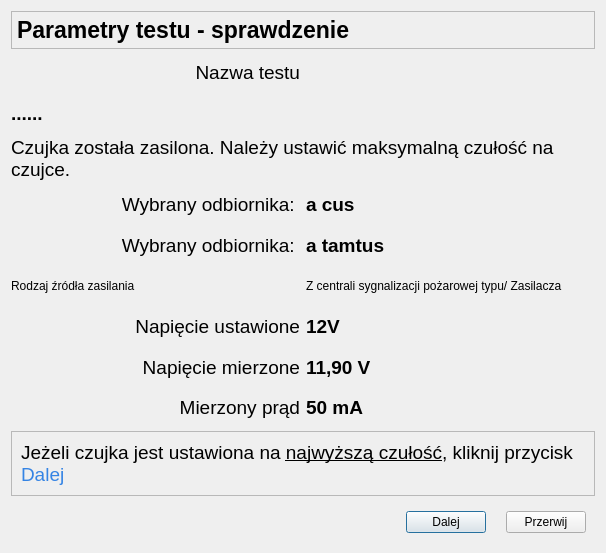
<?xml version="1.0" encoding="UTF-8"?>
<ui version="4.0">
 <class>Test5ZasilanieCzujki</class>
 <widget class="QDialog" name="Test5ZasilanieCzujki">
  <property name="geometry">
   <rect>
    <x>0</x>
    <y>0</y>
    <width>606</width>
    <height>553</height>
   </rect>
  </property>
  <property name="windowTitle">
   <string>Parametry Testu - potwierdzenie wykonanych czynności</string>
  </property>
  <layout class="QGridLayout" name="gridLayout">
   <item row="3" column="0" colspan="2">
    <widget class="QLabel" name="label_4">
     <property name="font">
      <font>
       <pointsize>14</pointsize>
      </font>
     </property>
     <property name="text">
      <string>Czujka została zasilona. Należy ustawić maksymalną czułość na czujce. </string>
     </property>
     <property name="wordWrap">
      <bool>true</bool>
     </property>
    </widget>
   </item>
   <item row="5" column="1">
    <widget class="QLabel" name="label_15">
     <property name="font">
      <font>
       <pointsize>14</pointsize>
       <bold>true</bold>
      </font>
     </property>
     <property name="text">
      <string>a tamtus</string>
     </property>
    </widget>
   </item>
   <item row="9" column="0">
    <widget class="QLabel" name="label_10">
     <property name="font">
      <font>
       <pointsize>14</pointsize>
      </font>
     </property>
     <property name="text">
      <string>Mierzony prąd</string>
     </property>
     <property name="alignment">
      <set>Qt::AlignRight|Qt::AlignTrailing|Qt::AlignVCenter</set>
     </property>
    </widget>
   </item>
   <item row="10" column="0" colspan="2">
    <widget class="QFrame" name="frame_2">
     <property name="frameShape">
      <enum>QFrame::StyledPanel</enum>
     </property>
     <property name="frameShadow">
      <enum>QFrame::Raised</enum>
     </property>
     <layout class="QHBoxLayout" name="horizontalLayout_2">
      <item>
       <widget class="QLabel" name="label_9">
        <property name="font">
         <font>
          <pointsize>14</pointsize>
         </font>
        </property>
        <property name="text">
         <string>&lt;html&gt;&lt;head/&gt;&lt;body&gt;&lt;p&gt;Jeżeli czujka jest ustawiona na &lt;span style=&quot; text-decoration: underline;&quot;&gt;najwyższą czułość&lt;/span&gt;, kliknij przycisk&lt;span style=&quot; color:#3584e4;&quot;&gt; Dalej&lt;/span&gt;&lt;/p&gt;&lt;/body&gt;&lt;/html&gt;</string>
        </property>
        <property name="wordWrap">
         <bool>true</bool>
        </property>
       </widget>
      </item>
     </layout>
    </widget>
   </item>
   <item row="4" column="1">
    <widget class="QLabel" name="label_14">
     <property name="font">
      <font>
       <pointsize>14</pointsize>
       <bold>true</bold>
      </font>
     </property>
     <property name="text">
      <string>a cus</string>
     </property>
    </widget>
   </item>
   <item row="5" column="0">
    <widget class="QLabel" name="eDrugi">
     <property name="font">
      <font>
       <pointsize>14</pointsize>
      </font>
     </property>
     <property name="text">
      <string>Wybrany odbiornika: </string>
     </property>
     <property name="alignment">
      <set>Qt::AlignRight|Qt::AlignTrailing|Qt::AlignVCenter</set>
     </property>
    </widget>
   </item>
   <item row="8" column="0">
    <widget class="QLabel" name="label_7">
     <property name="font">
      <font>
       <pointsize>14</pointsize>
      </font>
     </property>
     <property name="text">
      <string>Napięcie mierzone</string>
     </property>
     <property name="alignment">
      <set>Qt::AlignRight|Qt::AlignTrailing|Qt::AlignVCenter</set>
     </property>
    </widget>
   </item>
   <item row="8" column="1">
    <widget class="QLabel" name="label_8">
     <property name="font">
      <font>
       <pointsize>14</pointsize>
       <bold>true</bold>
      </font>
     </property>
     <property name="text">
      <string>11,90 V</string>
     </property>
    </widget>
   </item>
   <item row="4" column="0">
    <widget class="QLabel" name="ePierwszy">
     <property name="font">
      <font>
       <pointsize>14</pointsize>
      </font>
     </property>
     <property name="text">
      <string>Wybrany odbiornika: </string>
     </property>
     <property name="alignment">
      <set>Qt::AlignRight|Qt::AlignTrailing|Qt::AlignVCenter</set>
     </property>
    </widget>
   </item>
   <item row="0" column="0" colspan="2">
    <widget class="QFrame" name="frame">
     <property name="maximumSize">
      <size>
       <width>16777215</width>
       <height>40</height>
      </size>
     </property>
     <property name="frameShape">
      <enum>QFrame::StyledPanel</enum>
     </property>
     <property name="frameShadow">
      <enum>QFrame::Raised</enum>
     </property>
     <layout class="QHBoxLayout" name="horizontalLayout">
      <property name="leftMargin">
       <number>5</number>
      </property>
      <property name="topMargin">
       <number>5</number>
      </property>
      <property name="rightMargin">
       <number>5</number>
      </property>
      <property name="bottomMargin">
       <number>5</number>
      </property>
      <item>
       <widget class="QLabel" name="label_3">
        <property name="maximumSize">
         <size>
          <width>16777215</width>
          <height>45</height>
         </size>
        </property>
        <property name="font">
         <font>
          <pointsize>17</pointsize>
          <bold>true</bold>
         </font>
        </property>
        <property name="text">
         <string>Parametry testu - sprawdzenie </string>
        </property>
       </widget>
      </item>
     </layout>
    </widget>
   </item>
   <item row="9" column="1">
    <widget class="QLabel" name="label_11">
     <property name="font">
      <font>
       <pointsize>14</pointsize>
       <bold>true</bold>
      </font>
     </property>
     <property name="text">
      <string>50 mA</string>
     </property>
    </widget>
   </item>
   <item row="7" column="1">
    <widget class="QLabel" name="label_6">
     <property name="font">
      <font>
       <pointsize>14</pointsize>
       <bold>true</bold>
      </font>
     </property>
     <property name="text">
      <string>12V</string>
     </property>
    </widget>
   </item>
   <item row="11" column="0" colspan="2">
    <widget class="QWidget" name="widget" native="true">
     <layout class="QHBoxLayout" name="horizontalLayout_3">
      <property name="spacing">
       <number>20</number>
      </property>
      <item>
       <spacer name="horizontalSpacer">
        <property name="orientation">
         <enum>Qt::Horizontal</enum>
        </property>
        <property name="sizeHint" stdset="0">
         <size>
          <width>349</width>
          <height>20</height>
         </size>
        </property>
       </spacer>
      </item>
      <item>
       <widget class="QPushButton" name="pbDalej">
        <property name="text">
         <string>Dalej</string>
        </property>
        <property name="icon">
         <iconset theme="media-playback-start">
          <normaloff>.</normaloff>.</iconset>
        </property>
       </widget>
      </item>
      <item>
       <widget class="QPushButton" name="pbPrzerwij">
        <property name="text">
         <string>Przerwij</string>
        </property>
        <property name="icon">
         <iconset theme="media-playback-stop">
          <normaloff>.</normaloff>.</iconset>
        </property>
       </widget>
      </item>
     </layout>
    </widget>
   </item>
   <item row="7" column="0">
    <widget class="QLabel" name="label_5">
     <property name="font">
      <font>
       <pointsize>14</pointsize>
      </font>
     </property>
     <property name="text">
      <string>Napięcie ustawione</string>
     </property>
     <property name="alignment">
      <set>Qt::AlignRight|Qt::AlignTrailing|Qt::AlignVCenter</set>
     </property>
    </widget>
   </item>
   <item row="1" column="0">
    <widget class="QLabel" name="label">
     <property name="font">
      <font>
       <pointsize>14</pointsize>
      </font>
     </property>
     <property name="text">
      <string>Nazwa testu</string>
     </property>
     <property name="alignment">
      <set>Qt::AlignRight|Qt::AlignTrailing|Qt::AlignVCenter</set>
     </property>
    </widget>
   </item>
   <item row="2" column="0" colspan="2">
    <widget class="QLabel" name="label_2">
     <property name="font">
      <font>
       <pointsize>14</pointsize>
       <bold>true</bold>
      </font>
     </property>
     <property name="text">
      <string>......</string>
     </property>
    </widget>
   </item>
   <item row="6" column="0">
    <widget class="QLabel" name="label_12">
     <property name="text">
      <string>Rodzaj źródła zasilania</string>
     </property>
    </widget>
   </item>
   <item row="6" column="1">
    <widget class="QLabel" name="label_13">
     <property name="text">
      <string>Z centrali sygnalizacji pożarowej typu/ Zasilacza </string>
     </property>
    </widget>
   </item>
  </layout>
 </widget>
 <resources/>
 <connections/>
</ui>
